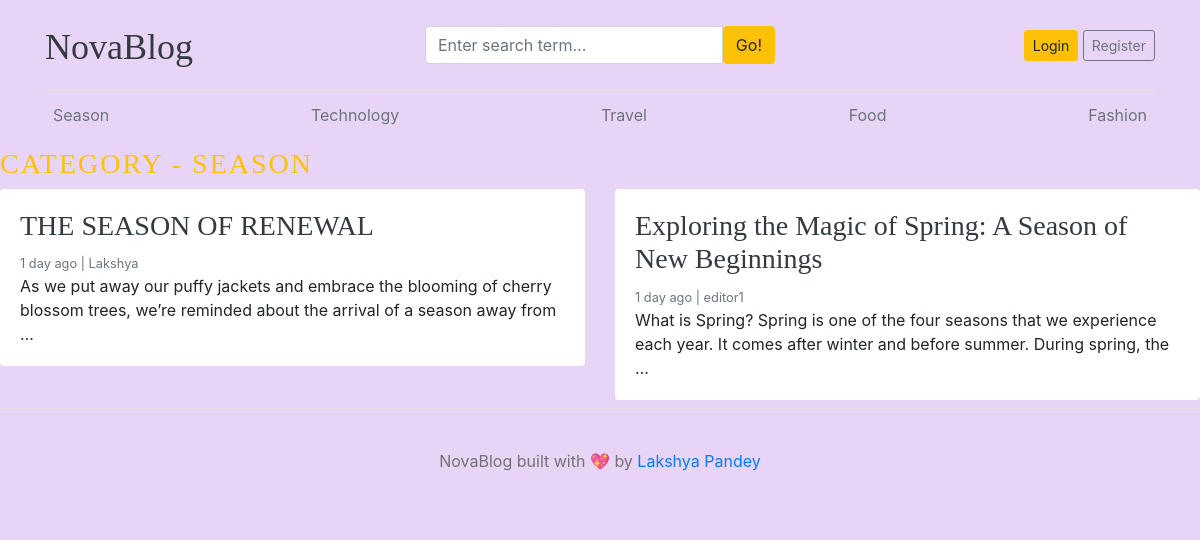
The app's page /category/2/ with its own data.
### blogs/models.py (models this page shows, shortened)
class Category(models.Model):
    category_name = models.CharField(max_length=50 , unique=True)
    created_at = models.DateTimeField(auto_now_add=True)
    updated_at = models.DateTimeField(auto_now=True)
    class Meta:
        verbose_name_plural = "Categories"
    def __str__(self):
        return self.category_name

class Blog(models.Model):
    title = models.CharField(max_length=100)
    slug = models.SlugField(max_length=150, unique=True, blank=True)
    category = models.ForeignKey(Category, on_delete=models.CASCADE)
    author =models.ForeignKey(User, on_delete=models.CASCADE)
    featured_image = models.ImageField(upload_to='uploads/%Y/%m/%d')
    short_description = models.TextField(max_length=500)
    blog_body = models.TextField(max_length=2000)
    status = models.CharField(max_length=20,  choices=STATUS_CHOICES, default='draft')
    is_featured = models.BooleanField(default=False)
    created_at = models.DateTimeField(auto_now_add=True)
    updated_at = models.DateTimeField(auto_now=True)

### blogs/views.py (the view)
# urls.py: path('<int:category_id>/', views.posts_by_category, name='posts_by_category'),
def posts_by_category(request, category_id):
    posts = Blog.objects.filter(status= 'Published' , category=category_id)
    category = get_object_or_404(Category, pk=category_id)
    context = {'posts': posts,
               'category': category,
    }
    return render(request, 'posts_by_category.html', context)

### blogs/context_processors.py (called while the page is built)
def get_categories(request):
    categories = Category.objects.all()
    return dict(categories=categories)

def get_social_links(request):
    social_links = SocialLink.objects.all()
    return dict(social_links=social_links)

### templates/posts_by_category.html (shortened to what this page needs)
{% extends 'base.html' %}
{% block content %}
  <h3 class="text-uppercase text-warning" style="letter-spacing: 2px;">Category - {{ category }}</h3>
  <div class="row mb-2">
    {% if posts %}
    {% for post in posts %}
    <div class="col-md-6">
      <div class="card border-0" >
        <div class="card-body">
          <h3><a href="{% url 'blogs' post.slug  %}" class="text-dark">{{ post.title }}</a></h3>
          <small class="mb-1 text-muted">{{ post.created_at | timesince }} ago | {{ post.author }}</small>
          <p class="card-text">{{ post.short_description | truncatewords:25 }}</p>
        </div>
      </div>
    </div>
    {% endfor %}
    {% else %}
    <p>No posts found</p>
    {% endif %}
  </div>
{% endblock %}

### templates/base.html (shortened to what this page needs)
{% load static %}
<!DOCTYPE html>
<html lang="en">
<head>
    <link href="https://getbootstrap.com/docs/4.0/dist/css/bootstrap.min.css" rel="stylesheet">
    <link rel="stylesheet"  href="{% static 'css/blog.css' %}" >
    <link rel="stylesheet" href="https://cdnjs.cloudflare.com/ajax/libs/font-awesome/4.7.0/css/font-awesome.min.css">
  </head>
<body>
    <div class="container">
      <header class="blog-header py-3">
        <div class="row flex-nowrap justify-content-between align-items-center">
          <div class="col-4 pt-1">
            <a class="blog-header-logo text-dark" href="/">NovaBlog</a>
          </div>
          <div class="col-4">
            <form action="{% url 'search' %}" method="GET">
              <div class="input-group">
                <input class="form-control" type="text" name="keyword" value="{{ keyword }}" placeholder="Enter search term..." aria-label="Enter search term..." aria-describedby="button-search" />
                <button type="submit" class="btn btn-warning" id="button-search" type="button">Go!</button>
            </div>
            </form>
          </div>
          <div class="col-4 d-flex justify-content-end align-items-center">
            {% if not user.is_authenticated %}
            <a class="btn btn-sm btn-warning" href="{% url 'login' %}">Login</a> &nbsp;
            <a class="btn btn-sm btn-outline-secondary" href="{% url 'register' %}">Register</a>
            {% else %}
            <span><a href="{% url 'dashboard' %}">Dashboard</a></span>
            &emsp;
            <span><a href="{% url 'logout' %}">Logout</a></span>
            {% endif %}
          </div>
        </div>
      </header>
      <div class="nav-scroller py-1 mb-2">
        <nav class="nav d-flex justify-content-between">
          {% for cat in categories %}
          <a class="p-2 text-muted" href="{% url 'posts_by_category' cat.id %}">{{ cat.category_name }}</a>
          {% endfor %}
        </nav>
      </div>
    </div>
{% block content %}
{% endblock %}
<footer class="blog-footer">
    <p>NovaBlog built with 💖 by <a href="#">Lakshya Pandey </a></p>
  </footer>
  </body>
  </html>

### static/css/blog.css (style rules this page uses)
body { background-color: #e8d5f5; }
.container { background-color: transparent; }
.blog-header { border-bottom: 1px solid #e5e5e5; }
.blog-header-logo { font-family: "Playfair Display", Georgia, "Times New Roman", serif; font-size: 2.25rem; }
h1, h2, h3, h4, h5, h6 { font-family: "Playfair Display", Georgia, "Times New Roman", serif; }
.blog-footer { padding: 2.5rem 0; color: #727272; text-align: center; background-color: #e8d5f5; border-top: .05rem solid #e5e5e5; }
.blog-footer p:last-child { margin-bottom: 0; }

### records on screen
Category: category_name "Season", category_name "SEASON"
Category: category_name "Technology"
Category: category_name "Travel"
Category: category_name "Food"
Category: category_name "Fashion"
Blog: title "THE SEASON OF RENEWAL", created_at "1 day", author "Lakshya", short_description "As we put away our puffy jackets and embrace the blooming of cherry blossom trees, we’re reminded about the arrival of a season away from …"
Blog: title "Exploring the Magic of Spring: A Season of New Beginnings", created_at "1 day", author "editor1", short_description "What is Spring? Spring is one of the four seasons that we experience each year. It comes after winter and before summer. During spring, the …"
